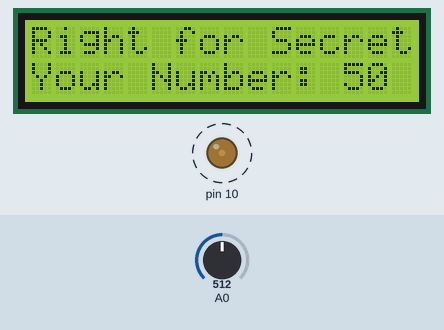
A sketch run on a simulated Arduino Uno, built with avr-gcc and run on an emulated ATmega328P. Parts: 16×2 character LCD, output pins drawn as LEDs (lit = HIGH). Dashed ring = blinking. The test bench sets the inputs (shaded band); at power-on: A0 = 512. Random numbers use the default seed unless the sketch sets one; what the sketch prints to the serial monitor is not drawn.

Above: at 1.07 s.
1.3 s: A0 set to 398
2.8 s: A0 set to 361
4.6 s: A0 set to 55
At 5.3 s:
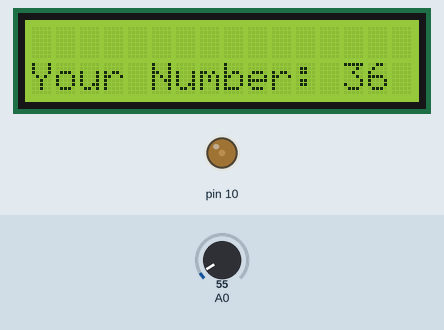
7.6 s: A0 set to 46
At 8.6 s:
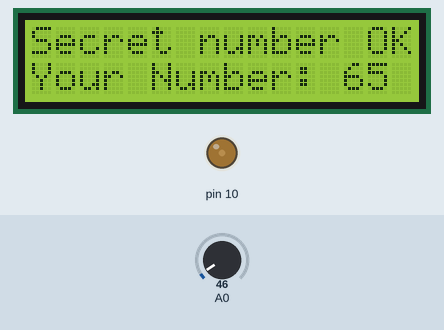
10.6 s: A0 set to 565
At 13.0 s:
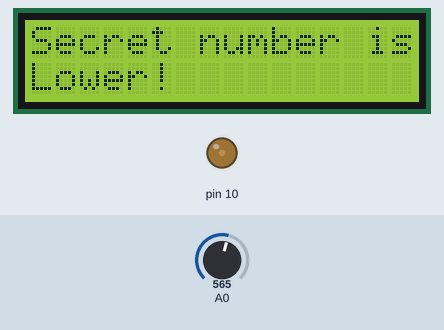
13.6 s: A0 set to 545
At 16.0 s:
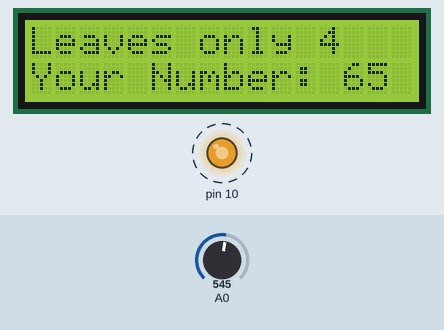
Timing chart, 0 to 17.6 s (numbered marks = the images above; inputs shaded):
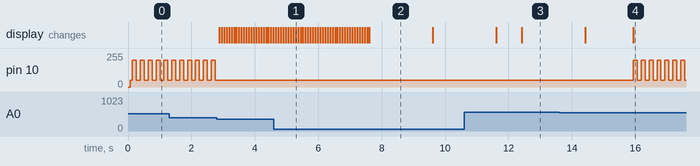

The sketch:

guesskeypad.ino
```cpp
#include <LiquidCrystal.h>
 // select the pins used on the LCD panel
 LiquidCrystal lcd(8, 9, 4, 5, 6, 7);

 #define attempts 5 // define numbers of attempts

 // define some values used by the panel and buttons
 int lcd_key     = 0;
 int adc_key_in  = 0;
 int sel_number = 50;
 int num_secret;
 int tent = attempts;
 int light = 50;
 int buttonDelay = 30;
 boolean lcdLux = false;

 #define btnRIGHT  0
 #define btnUP     1
 #define btnDOWN   2
 #define btnLEFT   3
 #define btnSELECT 4
 #define btnNONE   5


 // read the buttons
 int read_LCD_buttons()
 {
   adc_key_in = analogRead(0);      // read the value from the sensor
   if (adc_key_in > 1000) return btnNONE; // We make this the 1st option for speed reasons since it will be the most likely result
   if (adc_key_in < 50)   return btnRIGHT;
   if (adc_key_in < 195)  return btnUP;
   if (adc_key_in < 380)  return btnDOWN;
   if (adc_key_in < 555)  return btnLEFT;
   if (adc_key_in < 790)  return btnSELECT;
   return btnNONE;  // when all others fail, return this...
 }

 void setup()
 {
   Serial.begin(9600);
   randomSeed(analogRead(3));
   lcd.begin(16, 2);
   lcd.setCursor(0,0);
   lcd.print("Right for Secret");
   num_secret = random(0,100);
   Serial.println("START!");
   Serial.print("Number secret is: ");
   Serial.println(num_secret);
   pinMode(10, OUTPUT);
 }

 void loop() {
   if (lcdLux) {
     light = 200;
   }
   else
   {
     light = 50;
   }

   analogWrite(10, light);
   lcd.setCursor(0,1);
   lcd.print("Your Number: ");
   lcd.setCursor(13,1);
   lcd.print(sel_number);
   lcd_key = read_LCD_buttons();

 switch (lcd_key)
 {
    case btnRIGHT:
    {
      num_secret = random(0,100);
      Serial.println("BUTTON Secret");
      Serial.print("Number secret is: ");
      Serial.println(num_secret);
      tent = attempts;
      Serial.println(num_secret);
      lcd.setCursor(0,0);
      lcd.print("Secret number OK");
      delay(2000);
      lcd.clear();
    break;
    }

    case btnLEFT:
    {
      if (buttonDelay != 0) {
        buttonDelay--;
      }
      else {
        lcdLux = !lcdLux;
        buttonDelay = 50;
      }
    break;
    }

    case btnUP:
    {
      if (buttonDelay != 0) {
        buttonDelay--;
      }
      else {
        if (sel_number >= 100) {
        }
        else
        {
          lcd.clear();
          sel_number++;
          buttonDelay = 30;
        }
      }
    break;
   }

    case btnDOWN:
    {
      if (buttonDelay != 0) {
        buttonDelay--;
      }
      else {
        if (sel_number <= 0) {
        }
        else
        {
          lcd.clear();
          sel_number--;
          buttonDelay = 30;
        }
      }
    break;
    }

    case btnSELECT:
    {
      lcd.clear();
      lcd.setCursor(5,0);
      lcd.print("TRY...");
      delay(800);

      tent = tent - 1;
      if (sel_number < num_secret) {
          lcd.setCursor(0,0);
          lcd.print("Secret number is");
          lcd.setCursor(0,1);
          lcd.print("Higher!");
          delay(2000);
        }
        else if (sel_number > num_secret) {
          lcd.setCursor(0,0);
          lcd.print("Secret number is");
          lcd.setCursor(0,1);
          lcd.print("Lower!");
          delay(2000);
        }
        else {
          lcd.clear();
          lcd.setCursor(3,0);
          lcd.print("Well DONE!!");
          delay(3000);
          lcd.clear();
          num_secret = random(0,100);
          Serial.println("WELL DONE!");
          Serial.print("Number secret is: ");
          Serial.println(num_secret);
          tent = attempts;
          lcd.setCursor(0,0);
          lcd.println("Secret number OK");
          delay(1000);
        }
      if (tent == 0) {
      lcd.clear();
      lcd.setCursor(6,0);
      lcd.print("GAME");
      lcd.setCursor(6,1);
      lcd.print("OVER");
      delay(2000);
      lcd.clear();
      lcd.setCursor(0,0);
      lcd.print("The secret");
      lcd.setCursor(0,1);
      lcd.print("number was ");
      lcd.setCursor(12,1);
      lcd.print(num_secret);
      delay(2000);
      lcd.clear();
      num_secret = random(0,100);
      Serial.println("GAME OVER!");
      Serial.print("Number secret is: ");
      Serial.println(num_secret);
      tent = attempts;
      lcd.setCursor(0,0);
      lcd.println("Secret number OK");
      delay(1000);
      }
      lcd.clear();
      lcd.setCursor(0,0);
      lcd.print("Leaves only");
      lcd.setCursor(12,0);
      lcd.print(tent);
      lcd.setCursor(0,1);
      lcd.print("attempts...");
      delay(1500);
      break;
    }

    case btnNONE:
    {
      delay(30);
      break;
    }
  }
}
```

Measured:
- the behaviour switches between 50 and 49 on A0 (found by bisection; images 1 and 2)
- the behaviour switches between 555 and 554 on A0 (found by bisection; images 3 and 4)
- after the input at 13.6 s, pin 10: alternates 200/255 for 0.12 s and 50/255 for 0.12 s, starting after 2.3 s
- by itself, pin 10: alternates 200/255 for 0.12 s and 50/255 for 0.12 s
- what the display in image 2 shows lasts 2.0 s, from 7.6 s to 9.6 s
